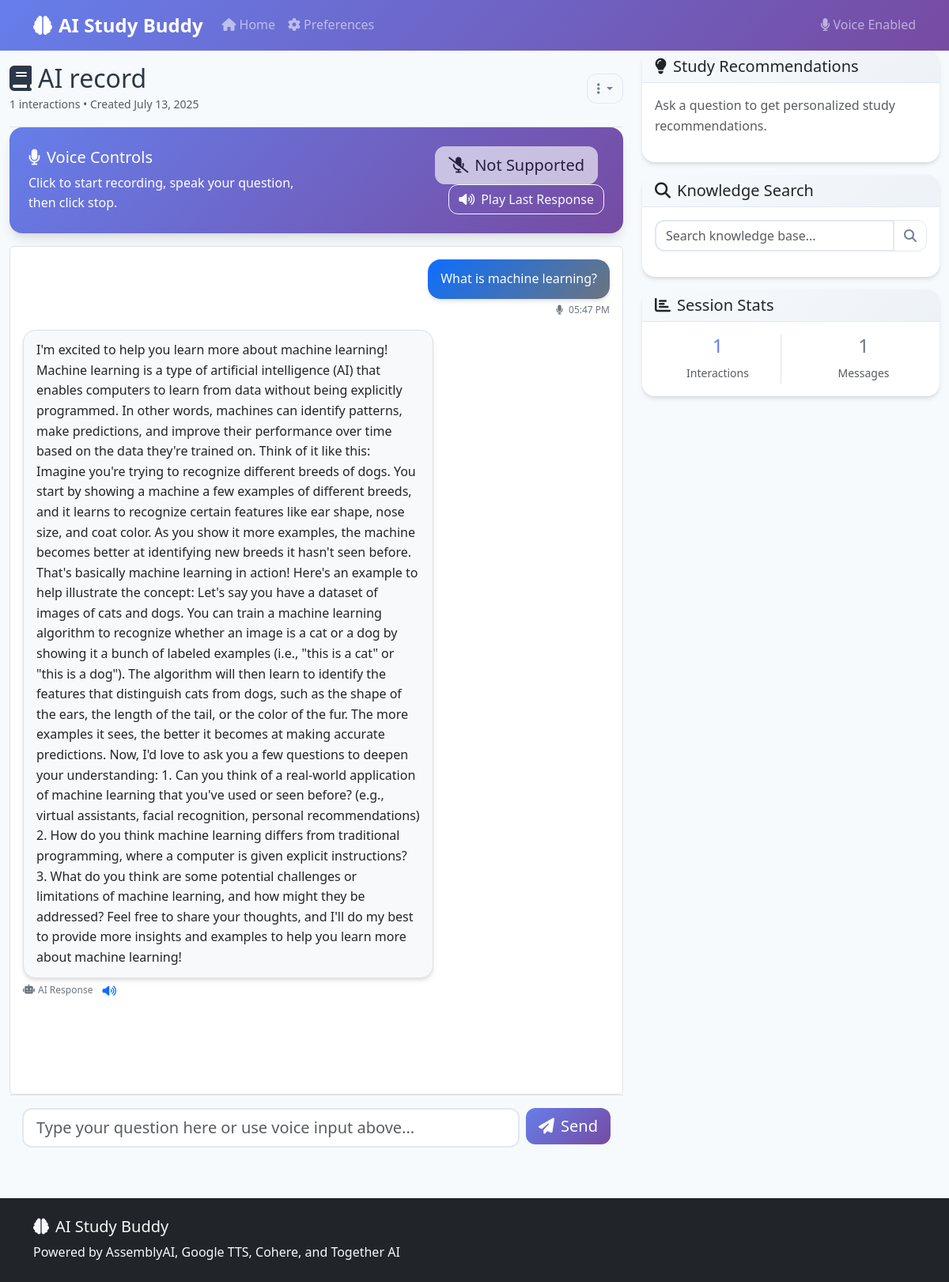
/study/7, run on the app's committed database.
### models.py (models this page shows)
class StudySession(db.Model):
    __tablename__ = 'study_sessions'
    id = db.Column(db.Integer, primary_key=True)
    session_name = db.Column(db.String(200), nullable=False)
    created_at = db.Column(db.DateTime, default=datetime.utcnow)
    updated_at = db.Column(db.DateTime, default=datetime.utcnow, onupdate=datetime.utcnow)
    total_interactions = db.Column(db.Integer, default=0)
    conversations = db.relationship('Conversation', backref='session', lazy=True, cascade='all, delete-orphan')

class Conversation(db.Model):
    __tablename__ = 'conversations'
    id = db.Column(db.Integer, primary_key=True)
    session_id = db.Column(db.Integer, db.ForeignKey('study_sessions.id'), nullable=False)
    user_input = db.Column(db.Text, nullable=False)
    ai_response = db.Column(db.Text, nullable=False)
    input_method = db.Column(db.String(20), nullable=False)  # 'voice' or 'text'
    timestamp = db.Column(db.DateTime, default=datetime.utcnow)
    audio_duration = db.Column(db.Float)  # Duration in seconds for voice inputs

### routes/main_routes.py (the view)
@main_bp.route('/study/<int:session_id>')
def study_session(session_id):
    study_session = StudySession.query.get_or_404(session_id)
    conversations = Conversation.query.filter_by(session_id=session_id)\
                                    .order_by(Conversation.timestamp.asc()).all()
    prefs = UserPreferences.query.filter_by(session_id=session.get('session_id', '')).first()
    return render_template('study_session.html',
                         study_session=study_session,
                         conversations=conversations,
                         user_preferences=prefs)

### routes/main_routes.py (called while the page is built)
@main_bp.before_request
def before_request():
    if 'session_id' not in session:
        session['session_id'] = str(uuid.uuid4())
    logger.debug(f"Request: {request.method} {request.path} from {request.remote_addr}")

@main_bp.after_request
def after_request(response):
    response.headers['X-Content-Type-Options'] = 'nosniff'
    response.headers['X-Frame-Options'] = 'DENY'
    response.headers['X-XSS-Protection'] = '1; mode=block'
    return response

### templates/study_session.html (shortened to what this page needs)
{% extends "base.html" %}
{% block content %}
<div class="container-fluid">
    <div class="row">
        <div class="col-lg-8">
            <div class="d-flex justify-content-between align-items-center py-3 border-bottom">
                <div>
                    <h2 class="mb-0">
                        <i class="fas fa-book me-2"></i>{{ study_session.session_name }}
                    </h2>
                    <small class="text-muted">
                        {{ study_session.total_interactions }} interactions •
                        Created {{ study_session.created_at.strftime('%B %d, %Y') }}
                    </small>
                </div>
                <div class="dropdown">
                    <button class="btn btn-outline-secondary dropdown-toggle" type="button" data-bs-toggle="dropdown">
                        <i class="fas fa-ellipsis-v"></i>
                    </button>
                </div>
            </div>
            <div class="voice-controls">
                <div class="row align-items-center">
                    <div class="col-md-6">
                        <h5 class="mb-2">
                            <i class="fas fa-microphone me-2"></i>Voice Controls
                        </h5>
                        <p class="mb-0">Click to start recording, speak your question, then click stop.</p>
                    </div>
                    <div class="col-md-6 text-md-end">
                        <button id="voiceBtn" class="btn btn-light btn-lg me-2">
                        </button>
                        <button id="playLastResponseBtn" class="btn btn-outline-light" disabled>
                            <i class="fas fa-volume-up me-2"></i>Play Last Response
                        </button>
                    </div>
                </div>
            </div>
            <div id="chatContainer" class="chat-container p-3">
                {% for conversation in conversations %}
                    <div class="message user">
                        <div class="message-bubble">
                            {{ conversation.user_input }}
                        </div>
                        <div class="message-meta">
                            <i class="fas fa-{{ 'microphone' if conversation.input_method == 'voice' else 'keyboard' }} me-1"></i>
                            {{ conversation.timestamp.strftime('%I:%M %p') }}
                        </div>
                    </div>
                    <div class="message ai">
                        <div class="message-bubble">
                            {{ conversation.ai_response }}
                        </div>
                        <div class="message-meta">
                            <i class="fas fa-robot me-1"></i>AI Response
                            <button class="btn btn-sm btn-link p-0 ms-2" onclick="speakText('{{ conversation.ai_response|replace("'", "\\'") }}')">
                                <i class="fas fa-volume-up"></i>
                            </button>
                        </div>
                    </div>
                {% endfor %}
            </div>
            <div class="border-top p-3">
                <form id="chatForm" class="row g-2">
                    <div class="col">
                        <input type="text" id="messageInput" class="form-control form-control-lg"
                               placeholder="Type your question here or use voice input above..." maxlength="500">
                    </div>
                    <div class="col-auto">
                        <button type="submit" class="btn btn-primary btn-lg">
                            <i class="fas fa-paper-plane me-2"></i>Send
                        </button>
                    </div>
                </form>
            </div>
        </div>
        <div class="col-lg-4">
            <div class="card">
                <div class="card-header">
                    <h5 class="mb-0">
                        <i class="fas fa-lightbulb me-2"></i>Study Recommendations
                    </h5>
                </div>
                <div class="card-body">
                    <div id="recommendations">
                        <p class="text-muted">Ask a question to get personalized study recommendations.</p>
                    </div>
                </div>
            </div>
            <div class="card mt-3">
                <div class="card-header">
                    <h5 class="mb-0">
                        <i class="fas fa-search me-2"></i>Knowledge Search
                    </h5>
                </div>
                <div class="card-body">
                    <div class="input-group mb-3">
                        <input type="text" id="searchInput" class="form-control" placeholder="Search knowledge base...">
                        <button class="btn btn-outline-secondary" onclick="searchKnowledge()">
                            <i class="fas fa-search"></i>
                        </button>
                    </div>
                </div>
            </div>
            <div class="card mt-3">
                <div class="card-header">
                    <h5 class="mb-0">
                        <i class="fas fa-chart-bar me-2"></i>Session Stats
                    </h5>
                </div>
                <div class="card-body">
                    <div class="row text-center">
                        <div class="col-6">
                            <div class="border-end">
                                <h4 class="text-primary">{{ study_session.total_interactions }}</h4>
                                <small class="text-muted">Interactions</small>
                            </div>
                        </div>
                        <div class="col-6">
                            <h4 class="text-secondary">{{ conversations|length }}</h4>
                            <small class="text-muted">Messages</small>
                        </div>
                    </div>
                </div>
            </div>
        </div>
    </div>
</div>
{% endblock %}

### static/css/style.css (style rules this page uses)
:root { --primary: #667eea; --secondary: #764ba2; --gradient-primary: linear-gradient(135deg, #667eea 0%, #764ba2 100%); --gradient-secondary: linear-gradient(135deg, #f093fb 0%, #f5576c 100%); --text-primary: #2d3748; --text-secondary: #718096; --bg-light: #f7fafc; --border-color: #e2e8f0; --shadow: 0 4px 6px -1px rgba(0, 0, 0, 0.1), 0 2px 4px -1px rgba(0, 0, 0, 0.06); --shadow-lg: 0 10px 15px -3px rgba(0, 0, 0, 0.1), 0 4px 6px -2px rgba(0, 0, 0, 0.05); }
.btn-primary { background: var(--gradient-primary); border: none; transition: all 0.3s ease; }
.text-primary { color: var(--primary) !important; }
body { font-family: 'Segoe UI', Tahoma, Geneva, Verdana, sans-serif; background-color: var(--bg-light); color: var(--text-primary); line-height: 1.6; }
.form-control { border-radius: 0.75rem; border: 2px solid var(--border-color); transition: all 0.3s ease; }
.card { border: none; border-radius: 1rem; box-shadow: var(--shadow); overflow: hidden; }
.card-header { background: linear-gradient(135deg, #f7fafc 0%, #edf2f7 100%); border-bottom: 1px solid var(--border-color); font-weight: 600; }
.btn { border-radius: 0.75rem; font-weight: 500; transition: all 0.3s ease; }
.btn-outline-secondary { border-color: var(--border-color); color: var(--text-secondary); }
.chat-container { background: linear-gradient(to bottom, #ffffff 0%, #f8fafc 100%); }
.message-bubble { box-shadow: var(--shadow); }
.message.user .message-bubble { background: var(--gradient-primary); }
.message.ai .message-bubble { background: #ffffff; border: 1px solid var(--border-color); }
.voice-controls { background: var(--gradient-primary); box-shadow: var(--shadow-lg); }

### templates/study_session.html (style rules this page uses)
.chat-container { height: 70vh; overflow-y: auto; border: 1px solid var(--bs-border-color); border-radius: 0.375rem; background: var(--bs-body-bg); }
.message { margin-bottom: 1rem; animation: fadeIn 0.3s ease-in; }
.message.user { text-align: right; }
.message.ai { text-align: left; }
.message-bubble { display: inline-block; max-width: 70%; padding: 0.75rem 1rem; border-radius: 1rem; word-wrap: break-word; }
.message.user .message-bubble { background: linear-gradient(135deg, var(--bs-primary), var(--bs-secondary)); color: white; }
.message.ai .message-bubble { background: var(--bs-light); color: var(--bs-dark); border: 1px solid var(--bs-border-color); }
.message-meta { font-size: 0.75rem; color: var(--bs-secondary); margin-top: 0.25rem; }
.voice-controls { background: linear-gradient(135deg, #667eea 0%, #764ba2 100%); border-radius: 1rem; padding: 1.5rem; color: white; margin-bottom: 1rem; }

### data on the page
StudySession: session_name "AI record", total_interactions "1", created_at "July 13, 2025"
Conversation: user_input "What is machine learning?", timestamp "05:47 PM", ai_response "I'm excited to help you learn more about machine learning! Machine learning is a type of artificial intelligence (AI) that enables computers to learn from data without being explicitly programmed. In other words, machines can identify patterns, make predictions, and improve their performance over time based on the data they're trained on. Think of it like this: Imagine you're trying to recognize different breeds of dogs. You start by showing a machine a few examples of different breeds, and it learns to recognize certain features like ear shape, nose size, and coat color. As you show it more examples, the machine becomes better at identifying new breeds it hasn't seen before. That's…"

### other printed values
{{ conversations|length }} "1"
